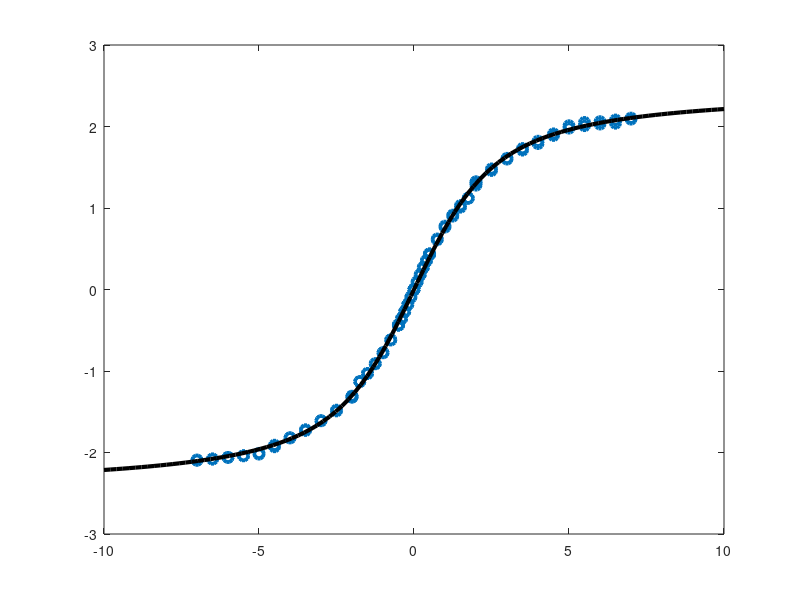

This chart was generated by the following MATLAB code: (Note: this script raises an error after producing the figure.)
%% Settings for plotting
RedAccent =[229/255,20/255,0/255];
BlueAccent =[76/255,174/255,227/255];
GreenAccent =[51/255,153/255,51/255];
White=[1 1 1];
Black=[0 0 0];
DefaultBlue=[0    0.4470    0.7410];
DefaultOrange=[0.8500    0.3250    0.0980];
DefaultYellow=[0.9290    0.6940    0.1250];
DefaultPurple=[0.4940    0.1840    0.5560];
DefaultGreen=[0.4660    0.6740    0.1880];
DefaultLightBlue=[0.3010    0.7450    0.9330];
DefaultCrimson=[0.6350    0.0780    0.1840];
MarkerSize=7;
MarkerLineWidth=2.5;
LineWidth=2.5;
PlotLineWidth=3;
sz = 49;

%% Data imports
Tesla_4K = [0.00E+00 1.00E-01 2.00E-01 3.00E-01 4.00E-01 5.00E-01 5.00E-01 7.50E-01 1.00E+00 1.25E+00 1.50E+00 1.75E+00 2.00E+00 2.00E+00 2.50E+00 3.00E+00 3.50E+00 4.00E+00 4.50E+00 5.00E+00 5.50E+00 6.00E+00 6.50E+00 7.00E+00 7.00E+00 6.50E+00 6.00E+00 5.50E+00 5.00E+00 4.50E+00 4.00E+00 3.50E+00 3.00E+00 2.50E+00 2.00E+00 2.00E+00 1.75E+00 1.50E+00 1.25E+00 1.00E+00 7.50E-01 5.00E-01 5.00E-01 4.00E-01 3.00E-01 2.00E-01 1.00E-01 0.00E+00 0.00E+00 -1.00E-01 -2.00E-01 -3.00E-01 -4.00E-01 -5.00E-01 -5.00E-01 -7.50E-01 -1.00E+00 -1.25E+00 -1.50E+00 -1.75E+00 -2.00E+00 -2.00E+00 -2.50E+00 -3.00E+00 -3.50E+00 -4.00E+00 -4.50E+00 -5.00E+00 -5.50E+00 -6.00E+00 -6.50E+00 -7.00E+00 -7.00E+00 -6.50E+00 -6.00E+00 -5.50E+00 -5.00E+00 -4.50E+00 -4.00E+00 -3.50E+00 -3.00E+00 -2.50E+00 -2.00E+00 -2.00E+00 -1.75E+00 -1.50E+00 -1.25E+00 -1.00E+00 -7.50E-01 -5.00E-01 -5.00E-01 -4.00E-01 -3.00E-01 -2.00E-01 -1.00E-01 0.00E+00];
TeslaResponse_4K = [9.76E-04 9.09E-02 1.79E-01 2.67E-01 3.50E-01 4.30E-01 4.30E-01 6.10E-01 7.66E-01 9.00E-01 1.01E+00 1.12E+00 1.28E+00 1.30E+00 1.46E+00 1.60E+00 1.71E+00 1.79E+00 1.89E+00 1.98E+00 2.01E+00 2.03E+00 2.04E+00 2.0902E+00 2.1034E+00 2.08E+00 2.06E+00 2.05E+00 2.01E+00 1.91E+00 1.82E+00 1.73E+00 1.61E+00 1.48E+00 1.32E+00 1.32E+00 1.12E+00 1.03E+00 9.13E-01 7.78E-01 6.20E-01 4.37E-01 4.36E-01 3.55E-01 2.71E-01 1.82E-01 9.22E-02 -8.01E-04 -8.58E-04 -9.32E-02 -1.83E-01 -2.71E-01 -3.56E-01 -4.36E-01 -4.36E-01 -6.18E-01 -7.76E-01 -9.11E-01 -1.03E+00 -1.13E+00 -1.32E+00 -1.32E+00 -1.48E+00 -1.61E+00 -1.73E+00 -1.82E+00 -1.91E+00 -2.02E+00 -2.04E+00 -2.06E+00 -2.08E+00 -2.0920E+00 -2.0955E+00 -2.08E+00 -2.06E+00 -2.04E+00 -2.01E+00 -1.93E+00 -1.82E+00 -1.72E+00 -1.61E+00 -1.49E+00 -1.31E+00 -1.31E+00 -1.13E+00 -1.03E+00 -9.11E-01 -7.76E-01 -6.18E-01 -4.35E-01 -4.34E-01 -3.54E-01 -2.70E-01 -1.82E-01 -9.11E-02 8.07E-04];

%% Plotting
figure1 = figure;
p1 = scatter(Tesla_4K, TeslaResponse_4K, sz, 'o');
set(p1,'MarkerEdgeColor',DefaultBlue,'MarkerFaceColor',White,'Linewidth',MarkerLineWidth,'MarkerFaceAlpha',0);
hold all
box on

x0 = [1,1];
fields = linspace(-10,10);
fun4kho = @(x,Tesla_4K)x(1)*(coth(x(2)*Tesla_4K+1E-8)-1./(x(2)*Tesla_4K+ 1E-8)); %langevin fit
[ho4kx1,ho4kresnorm,~,ho4kexitflag,ho4koutput]=lsqcurvefit(fun4kho,x0,Tesla_4K,TeslaResponse_4K);

p4 = plot(fields, fun4kho(ho4kx1, fields));
set(p4,'Color',Black,'LineWidth',PlotLineWidth,'MarkerFaceColor',Black,'Markersize',MarkerSize);
% Put fit on bottom
uistack(p1,'top')

xlim([-10 10]);
ylim([-2.5 2.5]);
set(gca,'FontSize',22,'LineWidth',LineWidth);
set(gca,'YTick',[-2 -1 0 1 2])
set(gca,'XTick',[-5 0 5])
pbaspect([1.618 1 1])

% pbaspect([1 1 1]) %pbaspect sets aspect ratio
xlabel('\mu_0H (T)','Fontsize',22);
ylabel('\mu_0M (T)','Fontsize',22);

%% Export
fh = figure(1); % returns the handle to the figure object
set(fh, 'color', 'white'); % sets the color to white 
set(gcf, 'PaperPosition', [0 0 8.5 5.7]) % make paper larger
print(gcf, 'responseonfilm.png', '-dpng', '-r300' ) % save 300 dpi file